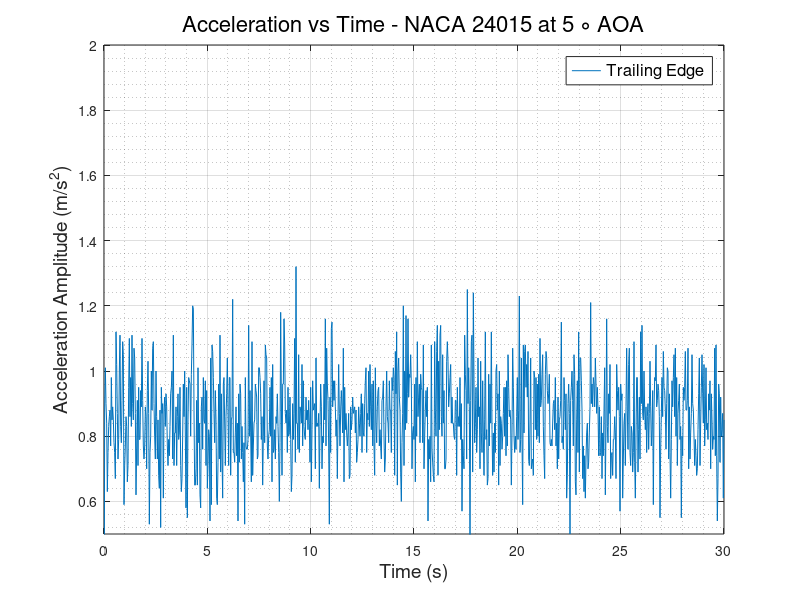
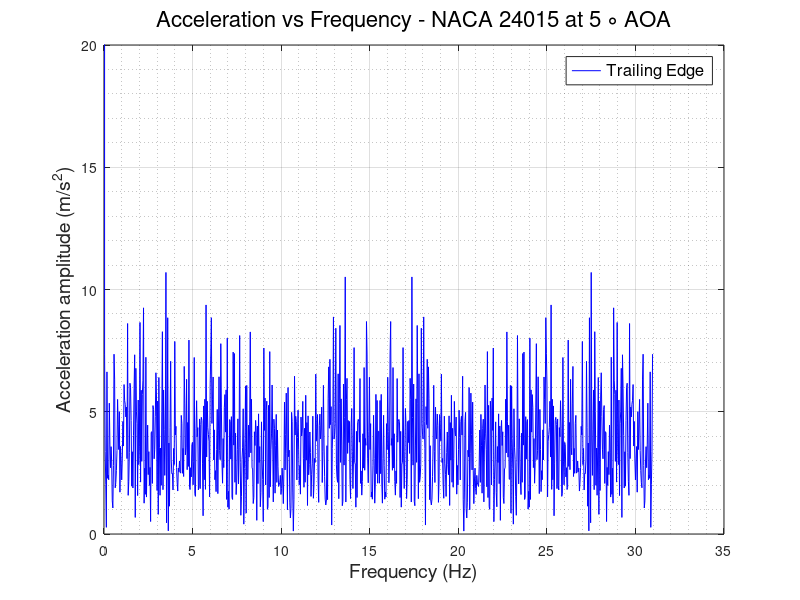

These figures' MATLAB source, in order:
clc
clear
close all
%% READING ACCELEROMETER DATA and defining Variables
                        % TRAILING EDGE %
data   = xlsread('TE_800rpm.csv');
TE_time   = data(:,1);
TE_X_acc  = data(:,2);
TE_Y_acc  = data(:,3);
TE_Z_acc  = data(:,4);
TE_R_acc  = sqrt(TE_X_acc.^2 + TE_Y_acc.^2 + TE_Z_acc.^2);
% plot(TE_time,TE_R_acc)
N      = numel(TE_time);
Ts     = abs(diff(TE_time(1:2)));
fs     = 1/Ts;
f_axis = [0:N-1]*fs/N;
A_freq_TE = fft(TE_Z_acc);
figure(1)
plot(TE_time, TE_Z_acc)
grid on
grid minor
xlabel('Time (s)','FontSize',14,'FontWeight','normal')
ylabel('Acceleration Amplitude (m/s^2)','FontSize',14,'FontWeight','normal')
legend ('Trailing Edge','FontSize',12,'FontWeight','normal')
title('Acceleration vs Time - NACA 24015 at 5 \circ AOA','FontSize',16,'FontWeight','normal')
ylim([0.5 2])
figure(2)
plot(f_axis,abs(A_freq_TE),'-b','LineWidth',0.5)
grid on 
grid minor
ylabel('Acceleration amplitude (m/s^2)','FontSize',14,'FontWeight','normal')
xlabel('Frequency (Hz)','FontSize',14,'FontWeight','normal')
ylim([0 20])
legend ('Trailing Edge','FontSize',12,'FontWeight','normal')
title('Acceleration vs Frequency - NACA 24015 at 5 \circ AOA','FontSize',16,'FontWeight','normal')
